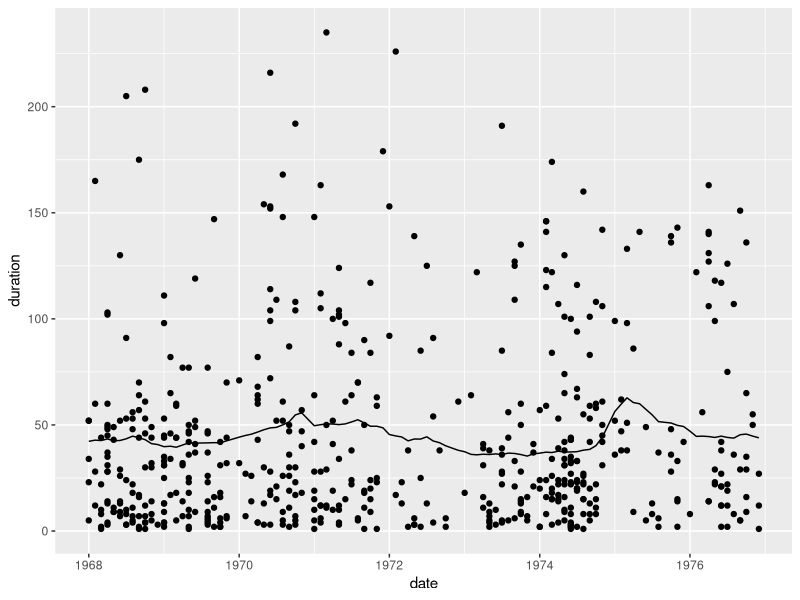

Here is the R script that generated this plot:
library(tidyverse)
library(here)

## Analyze strike duration data (from Kennan, cited by Greene)

kennan_wide <- read_table(here("lab-05-optimization-max-likelihood", "JEM85.txt"),
                          col_name = c("yrmo", "strikes", "IP",
                                       "D1", "D2", "D3", "D4", "D5", "D6", "D7", "D8", "D9", "D10", "D11", "D12", "D13", "D14", "D15", "D16", "D17", "D18"),
                          skip = 1
                          )

kennan <- kennan_wide %>%
    pivot_longer(cols = starts_with("D"), values_to = "duration") %>%
    filter(!is.na(duration)) %>%
    mutate(
        year = 1900 + yrmo %/% 100,
        month = yrmo %% 100,
        date = as.Date(paste0(as.character(year), "-", str_pad(as.character(month),2), "-01"), "%Y-%m-%d")
        )

## One parameter Poisson (no covariates)
with(kennan, mean(duration))
with(kennan, var(duration)) ## really rejects poisson (mean != var)
with(kennan, log(mean(duration)))

## Run using generalized linear model glm() function with packaged poisson
summary(constant.glm <- glm(duration ~ 1, data = kennan, family = poisson))
logLik(constant.glm)
predict(constant.glm, type = "response")

## Poisson regression models log(lambda) (not lambda)
## To recover lambda, exponentiate the estimate of log(lambda)

## log(lambda) = X beta, in this case log(lambda) = beta We write the
## expression for the log likelihood (and must remember to set the optimizer to maximize)
(y <- kennan$duration)
(cons <- rep(1, length(kennan$duration)))
(x <- kennan$IP)
(t <- kennan$year - 1968)

poissonll <- function(beta) {
    sum(-exp(beta*cons)  +  y*beta*cons)
}

## Use optimizer to find beta, the log lambda that maximizes log likelihood  (try two different optimizers)
(poissonll.opt  <- optimize(poissonll, interval=c(0,5), maximum=TRUE))
(poissonll.opt  <- optim(par=1,  poissonll, control = list(fnscale=-1), hessian=TRUE))
## Note that the parameter estimates match glm but the maximized log likelihood
## itself does not match glm because the ln(y!) component has been
## excluded


## Beta_hat and s.e. beta_hat
(poissonll.opt$par)
sqrt(-solve(poissonll.opt$hessian))
## Lambda_hat = exp(beta_hat)
exp(poissonll.opt$par)


## Computes ln(Y!) which is a formal piece of the ln L function (that does not depend on parameters)
lnfac  <- function(yi) {
    sum = 0 
    for (j in 1:yi) {
        sum = sum + log(j) }
    sum
}

## Log likelihood function including the formal ln(Y!) stuff.  Needed to match the glm results for the value of the objective
poissonll <- function(beta) {
    sum(-exp(beta * cons) + y * beta * cons - sapply(y, lnfac))
}

## Use optimizer to find beta, the log lambda that maximizes log likelihood  (try two different optimizers)
(poissonll.opt  <- optimize(poissonll, interval = c(0, 5), maximum = TRUE))
(poissonll.opt  <- optim(par = 1, poissonll, control = list(fnscale = -1)))
## Lambda
exp(poissonll.opt$par)

## Log likelihood
poissonll.opt$value
## The MLE outperforms alternatives
poissonll(log(40))
poissonll(poissonll.opt$par)
poissonll(log(49))

## Likelihood
exp(poissonll.opt$value)


## Two parameter Poisson (constant and one covariate)
## log(lambda) = X beta
summary(kennan2.glm <- glm(duration ~ IP, data = kennan, family = poisson))
## Recover the expected arrival rate in the bivarate case
predict(kennan2.glm,type="response")
## Log likelihood function for two-parameter model
poissonll2 <- function(beta) {
    sum(-exp(beta[1]*cons + beta[2]*x) + y*(beta[1]*cons + beta[2] * x))
}
(poissonll2.opt  <- optim(par=c(3,-7),  poissonll2, control = list(fnscale=-1), hessian=TRUE))

## Beta_hat and s.e. beta_hat
(poissonll2.opt$par)
sqrt(diag(-solve(poissonll2.opt$hessian)))


rlip <- kennan %>% group_by(yrmo) %>% summarize(IP = max(IP), date = max(date))
rlip$predicted_duration = exp(poissonll2.opt$par[1] + poissonll2.opt$par[2]*rlip$IP)
kennan %>% ggplot(aes(x = date, y = duration)) + geom_point() + geom_line(data = rlip, aes(x = date, y = predicted_duration))


## Three parameter Poisson (constant and two covariates)
## log(lambda) = XB
summary(kennan3.glm <- glm(duration ~ IP + I(year-1968) , data = kennan, family = poisson))
## Log likelihood function for three-parameter model
poissonll3 <- function(beta) {
    sum(-exp(beta[1]*cons + beta[2]*x + beta[3]*t) + y * (beta[1]*cons + beta[2]*x + beta[3]*t))
    }
(poissonll3.opt  <- optim(par=c(3,-7,-0.10),  poissonll3, control=list(fnscale=-1), hessian=TRUE))

## Beta_hat and s.e. beta_hat
(poissonll3.opt$par)
sqrt(diag(-solve(poissonll3.opt$hessian)))
